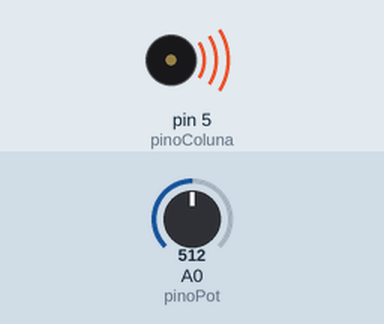
Bench run of a sketch on a simulated Arduino Uno, built with avr-gcc and run on an emulated ATmega328P. Parts: buzzer (waves = sounding). The test bench sets the inputs (shaded band); at power-on: A0 (pinoPot) = 512. What the sketch prints to the serial monitor is not drawn.

Above: at 0.1 s.
Timing chart, 0 to 1.6 s (numbered marks = the images above):
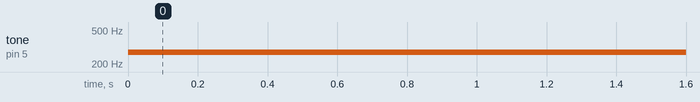

Measured:
- by itself, tone on pin 5 (pinoColuna): silent → 275 Hz at 0.00 s

The sketch:

challenge_lightSensorTheremin_08.ino
```cpp
int pinoPot = A0;
int pinoColuna = 5;

void setup()
{
  Serial.begin(9600);
  pinMode(pinoPot, INPUT);
}


void loop()
{
  int valorSensor = analogRead(pinoPot);
  int freq = map(valorSensor, 0, 1023, 50, 500);

  tone(pinoColuna, freq);

  Serial.println(freq);
  delay(10);
}
```
